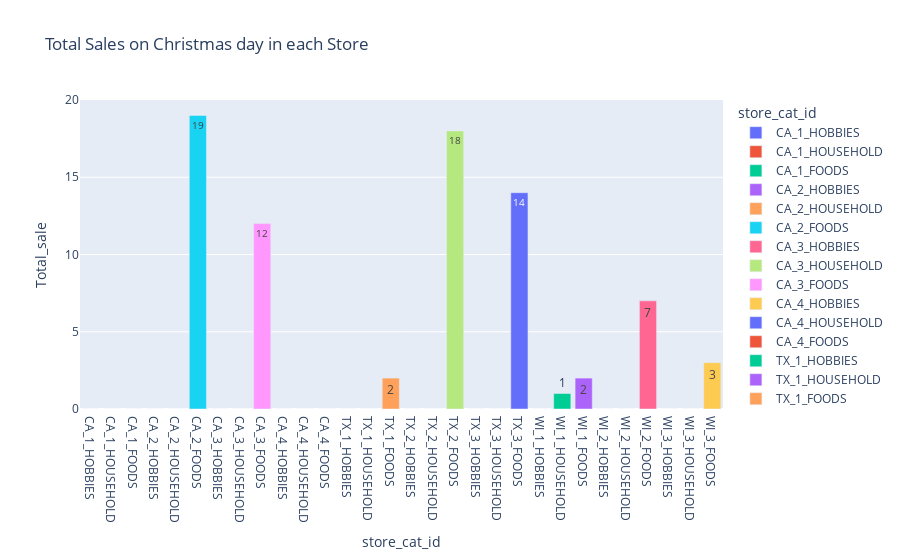

Notebook code cell kept with this figure:
### Code cell
px.bar(temp_dataframe, x="store_cat_id", y="Total_sale", color="store_cat_id", title="Total Sales on Christmas day in each Store ",text='Total_sale')

### Figure 1 — Plotly figure (JSON) as saved in the notebook; plotly's stock layout.template omitted (floating-point values rounded to 4 significant figures)
{"data": [{"alignmentgroup": "True", "hovertemplate": "store_cat_id=%{x}<br>Total_sale=%{text}<extra></extra>", "legendgroup": "CA_1_HOBBIES", "marker": {"color": "#636efa", "pattern": {"shape": ""}}, "name": "CA_1_HOBBIES", "offsetgroup": "CA_1_HOBBIES", "orientation": "v", "showlegend": true, "text": [0], "textposition": "auto", "type": "bar", "x": ["CA_1_HOBBIES"], "xaxis": "x", "y": [0], "yaxis": "y"}, {"alignmentgroup": "True", "hovertemplate": "store_cat_id=%{x}<br>Total_sale=%{text}<extra></extra>", "legendgroup": "CA_1_HOUSEHOLD", "marker": {"color": "#EF553B", "pattern": {"shape": ""}}, "name": "CA_1_HOUSEHOLD", "offsetgroup": "CA_1_HOUSEHOLD", "orientation": "v", "showlegend": true, "text": [0], "textposition": "auto", "type": "bar", "x": ["CA_1_HOUSEHOLD"], "xaxis": "x", "y": [0], "yaxis": "y"}, {"alignmentgroup": "True", "hovertemplate": "store_cat_id=%{x}<br>Total_sale=%{text}<extra></extra>", "legendgroup": "CA_1_FOODS", "marker": {"color": "#00cc96", "pattern": {"shape": ""}}, "name": "CA_1_FOODS", "offsetgroup": "CA_1_FOODS", "orientation": "v", "showlegend": true, "text": [0], "textposition": "auto", "type": "bar", "x": ["CA_1_FOODS"], "xaxis": "x", "y": [0], "yaxis": "y"}, {"alignmentgroup": "True", "hovertemplate": "store_cat_id=%{x}<br>Total_sale=%{text}<extra></extra>", "legendgroup": "CA_2_HOBBIES", "marker": {"color": "#ab63fa", "pattern": {"shape": ""}}, "name": "CA_2_HOBBIES", "offsetgroup": "CA_2_HOBBIES", "orientation": "v", "showlegend": true, "text": [0], "textposition": "auto", "type": "bar", "x": ["CA_2_HOBBIES"], "xaxis": "x", "y": [0], "yaxis": "y"}, {"alignmentgroup": "True", "hovertemplate": "store_cat_id=%{x}<br>Total_sale=%{text}<extra></extra>", "legendgroup": "CA_2_HOUSEHOLD", "marker": {"color": "#FFA15A", "pattern": {"shape": ""}}, "name": "CA_2_HOUSEHOLD", "offsetgroup": "CA_2_HOUSEHOLD", "orientation": "v", "showlegend": true, "text": [0], "textposition": "auto", "type": "bar", "x": ["CA_2_HOUSEHOLD"], "xaxis": "x", "y": [0], "yaxis": "y"}, {"alignmentgroup": "True", "hovertemplate": "store_cat_id=%{x}<br>Total_sale=%{text}<extra></extra>", "legendgroup": "CA_2_FOODS", "marker": {"color": "#19d3f3", "pattern": {"shape": ""}}, "name": "CA_2_FOODS", "offsetgroup": "CA_2_FOODS", "orientation": "v", "showlegend": true, "text": [19], "textposition": "auto", "type": "bar", "x": ["CA_2_FOODS"], "xaxis": "x", "y": [19], "yaxis": "y"}, {"alignmentgroup": "True", "hovertemplate": "store_cat_id=%{x}<br>Total_sale=%{text}<extra></extra>", "legendgroup": "CA_3_HOBBIES", "marker": {"color": "#FF6692", "pattern": {"shape": ""}}, "name": "CA_3_HOBBIES", "offsetgroup": "CA_3_HOBBIES", "orientation": "v", "showlegend": true, "text": [0], "textposition": "auto", "type": "bar", "x": ["CA_3_HOBBIES"], "xaxis": "x", "y": [0], "yaxis": "y"}, {"alignmentgroup": "True", "hovertemplate": "store_cat_id=%{x}<br>Total_sale=%{text}<extra></extra>", "legendgroup": "CA_3_HOUSEHOLD", "marker": {"color": "#B6E880", "pattern": {"shape": ""}}, "name": "CA_3_HOUSEHOLD", "offsetgroup": "CA_3_HOUSEHOLD", "orientation": "v", "showlegend": true, "text": [0], "textposition": "auto", "type": "bar", "x": ["CA_3_HOUSEHOLD"], "xaxis": "x", "y": [0], "yaxis": "y"}, {"alignmentgroup": "True", "hovertemplate": "store_cat_id=%{x}<br>Total_sale=%{text}<extra></extra>", "legendgroup": "CA_3_FOODS", "marker": {"color": "#FF97FF", "pattern": {"shape": ""}}, "name": "CA_3_FOODS", "offsetgroup": "CA_3_FOODS", "orientation": "v", "showlegend": true, "text": [12], "textposition": "auto", "type": "bar", "x": ["CA_3_FOODS"], "xaxis": "x", "y": [12], "yaxis": "y"}, {"alignmentgroup": "True", "hovertemplate": "store_cat_id=%{x}<br>Total_sale=%{text}<extra></extra>", "legendgroup": "CA_4_HOBBIES", "marker": {"color": "#FECB52", "pattern": {"shape": ""}}, "name": "CA_4_HOBBIES", "offsetgroup": "CA_4_HOBBIES", "orientation": "v", "showlegend": true, "text": [0], "textposition": "auto", "type": "bar", "x": ["CA_4_HOBBIES"], "xaxis": "x", "y": [0], "yaxis": "y"}, {"alignmentgroup": "True", "hovertemplate": "store_cat_id=%{x}<br>Total_sale=%{text}<extra></extra>", "legendgroup": "CA_4_HOUSEHOLD", "marker": {"color": "#636efa", "pattern": {"shape": ""}}, "name": "CA_4_HOUSEHOLD", "offsetgroup": "CA_4_HOUSEHOLD", "orientation": "v", "showlegend": true, "text": [0], "textposition": "auto", "type": "bar", "x": ["CA_4_HOUSEHOLD"], "xaxis": "x", "y": [0], "yaxis": "y"}, {"alignmentgroup": "True", "hovertemplate": "store_cat_id=%{x}<br>Total_sale=%{text}<extra></extra>", "legendgroup": "CA_4_FOODS", "marker": {"color": "#EF553B", "pattern": {"shape": ""}}, "name": "CA_4_FOODS", "offsetgroup": "CA_4_FOODS", "orientation": "v", "showlegend": true, "text": [0], "textposition": "auto", "type": "bar", "x": ["CA_4_FOODS"], "xaxis": "x", "y": [0], "yaxis": "y"}, {"alignmentgroup": "True", "hovertemplate": "store_cat_id=%{x}<br>Total_sale=%{text}<extra></extra>", "legendgroup": "TX_1_HOBBIES", "marker": {"color": "#00cc96", "pattern": {"shape": ""}}, "name": "TX_1_HOBBIES", "offsetgroup": "TX_1_HOBBIES", "orientation": "v", "showlegend": true, "text": [0], "textposition": "auto", "type": "bar", "x": ["TX_1_HOBBIES"], "xaxis": "x", "y": [0], "yaxis": "y"}, {"alignmentgroup": "True", "hovertemplate": "store_cat_id=%{x}<br>Total_sale=%{text}<extra></extra>", "legendgroup": "TX_1_HOUSEHOLD", "marker": {"color": "#ab63fa", "pattern": {"shape": ""}}, "name": "TX_1_HOUSEHOLD", "offsetgroup": "TX_1_HOUSEHOLD", "orientation": "v", "showlegend": true, "text": [0], "textposition": "auto", "type": "bar", "x": ["TX_1_HOUSEHOLD"], "xaxis": "x", "y": [0], "yaxis": "y"}, {"alignmentgroup": "True", "hovertemplate": "store_cat_id=%{x}<br>Total_sale=%{text}<extra></extra>", "legendgroup": "TX_1_FOODS", "marker": {"color": "#FFA15A", "pattern": {"shape": ""}}, "name": "TX_1_FOODS", "offsetgroup": "TX_1_FOODS", "orientation": "v", "showlegend": true, "text": [2], "textposition": "auto", "type": "bar", "x": ["TX_1_FOODS"], "xaxis": "x", "y": [2], "yaxis": "y"}, {"alignmentgroup": "True", "hovertemplate": "store_cat_id=%{x}<br>Total_sale=%{text}<extra></extra>", "legendgroup": "TX_2_HOBBIES", "marker": {"color": "#19d3f3", "pattern": {"shape": ""}}, "name": "TX_2_HOBBIES", "offsetgroup": "TX_2_HOBBIES", "orientation": "v", "showlegend": true, "text": [0], "textposition": "auto", "type": "bar", "x": ["TX_2_HOBBIES"], "xaxis": "x", "y": [0], "yaxis": "y"}, {"alignmentgroup": "True", "hovertemplate": "store_cat_id=%{x}<br>Total_sale=%{text}<extra></extra>", "legendgroup": "TX_2_HOUSEHOLD", "marker": {"color": "#FF6692", "pattern": {"shape": ""}}, "name": "TX_2_HOUSEHOLD", "offsetgroup": "TX_2_HOUSEHOLD", "orientation": "v", "showlegend": true, "text": [0], "textposition": "auto", "type": "bar", "x": ["TX_2_HOUSEHOLD"], "xaxis": "x", "y": [0], "yaxis": "y"}, {"alignmentgroup": "True", "hovertemplate": "store_cat_id=%{x}<br>Total_sale=%{text}<extra></extra>", "legendgroup": "TX_2_FOODS", "marker": {"color": "#B6E880", "pattern": {"shape": ""}}, "name": "TX_2_FOODS", "offsetgroup": "TX_2_FOODS", "orientation": "v", "showlegend": true, "text": [18], "textposition": "auto", "type": "bar", "x": ["TX_2_FOODS"], "xaxis": "x", "y": [18], "yaxis": "y"}, {"alignmentgroup": "True", "hovertemplate": "store_cat_id=%{x}<br>Total_sale=%{text}<extra></extra>", "legendgroup": "TX_3_HOBBIES", "marker": {"color": "#FF97FF", "pattern": {"shape": ""}}, "name": "TX_3_HOBBIES", "offsetgroup": "TX_3_HOBBIES", "orientation": "v", "showlegend": true, "text": [0], "textposition": "auto", "type": "bar", "x": ["TX_3_HOBBIES"], "xaxis": "x", "y": [0], "yaxis": "y"}, {"alignmentgroup": "True", "hovertemplate": "store_cat_id=%{x}<br>Total_sale=%{text}<extra></extra>", "legendgroup": "TX_3_HOUSEHOLD", "marker": {"color": "#FECB52", "pattern": {"shape": ""}}, "name": "TX_3_HOUSEHOLD", "offsetgroup": "TX_3_HOUSEHOLD", "orientation": "v", "showlegend": true, "text": [0], "textposition": "auto", "type": "bar", "x": ["TX_3_HOUSEHOLD"], "xaxis": "x", "y": [0], "yaxis": "y"}, {"alignmentgroup": "True", "hovertemplate": "store_cat_id=%{x}<br>Total_sale=%{text}<extra></extra>", "legendgroup": "TX_3_FOODS", "marker": {"color": "#636efa", "pattern": {"shape": ""}}, "name": "TX_3_FOODS", "offsetgroup": "TX_3_FOODS", "orientation": "v", "showlegend": true, "text": [14], "textposition": "auto", "type": "bar", "x": ["TX_3_FOODS"], "xaxis": "x", "y": [14], "yaxis": "y"}, {"alignmentgroup": "True", "hovertemplate": "store_cat_id=%{x}<br>Total_sale=%{text}<extra></extra>", "legendgroup": "WI_1_HOBBIES", "marker": {"color": "#EF553B", "pattern": {"shape": ""}}, "name": "WI_1_HOBBIES", "offsetgroup": "WI_1_HOBBIES", "orientation": "v", "showlegend": true, "text": [0], "textposition": "auto", "type": "bar", "x": ["WI_1_HOBBIES"], "xaxis": "x", "y": [0], "yaxis": "y"}, {"alignmentgroup": "True", "hovertemplate": "store_cat_id=%{x}<br>Total_sale=%{text}<extra></extra>", "legendgroup": "WI_1_HOUSEHOLD", "marker": {"color": "#00cc96", "pattern": {"shape": ""}}, "name": "WI_1_HOUSEHOLD", "offsetgroup": "WI_1_HOUSEHOLD", "orientation": "v", "showlegend": true, "text": [1], "textposition": "auto", "type": "bar", "x": ["WI_1_HOUSEHOLD"], "xaxis": "x", "y": [1], "yaxis": "y"}, {"alignmentgroup": "True", "hovertemplate": "store_cat_id=%{x}<br>Total_sale=%{text}<extra></extra>", "legendgroup": "WI_1_FOODS", "marker": {"color": "#ab63fa", "pattern": {"shape": ""}}, "name": "WI_1_FOODS", "offsetgroup": "WI_1_FOODS", "orientation": "v", "showlegend": true, "text": [2], "textposition": "auto", "type": "bar", "x": ["WI_1_FOODS"], "xaxis": "x", "y": [2], "yaxis": "y"}, {"alignmentgroup": "True", "hovertemplate": "store_cat_id=%{x}<br>Total_sale=%{text}<extra></extra>", "legendgroup": "WI_2_HOBBIES", "marker": {"color": "#FFA15A", "pattern": {"shape": ""}}, "name": "WI_2_HOBBIES", "offsetgroup": "WI_2_HOBBIES", "orientation": "v", "showlegend": true, "text": [0], "textposition": "auto", "type": "bar", "x": ["WI_2_HOBBIES"], "xaxis": "x", "y": [0], "yaxis": "y"}, {"alignmentgroup": "True", "hovertemplate": "store_cat_id=%{x}<br>Total_sale=%{text}<extra></extra>", "legendgroup": "WI_2_HOUSEHOLD", "marker": {"color": "#19d3f3", "pattern": {"shape": ""}}, "name": "WI_2_HOUSEHOLD", "offsetgroup": "WI_2_HOUSEHOLD", "orientation": "v", "showlegend": true, "text": [0], "textposition": "auto", "type": "bar", "x": ["WI_2_HOUSEHOLD"], "xaxis": "x", "y": [0], "yaxis": "y"}, {"alignmentgroup": "True", "hovertemplate": "store_cat_id=%{x}<br>Total_sale=%{text}<extra></extra>", "legendgroup": "WI_2_FOODS", "marker": {"color": "#FF6692", "pattern": {"shape": ""}}, "name": "WI_2_FOODS", "offsetgroup": "WI_2_FOODS", "orientation": "v", "showlegend": true, "text": [7], "textposition": "auto", "type": "bar", "x": ["WI_2_FOODS"], "xaxis": "x", "y": [7], "yaxis": "y"}, {"alignmentgroup": "True", "hovertemplate": "store_cat_id=%{x}<br>Total_sale=%{text}<extra></extra>", "legendgroup": "WI_3_HOBBIES", "marker": {"color": "#B6E880", "pattern": {"shape": ""}}, "name": "WI_3_HOBBIES", "offsetgroup": "WI_3_HOBBIES", "orientation": "v", "showlegend": true, "text": [0], "textposition": "auto", "type": "bar", "x": ["WI_3_HOBBIES"], "xaxis": "x", "y": [0], "yaxis": "y"}, {"alignmentgroup": "True", "hovertemplate": "store_cat_id=%{x}<br>Total_sale=%{text}<extra></extra>", "legendgroup": "WI_3_HOUSEHOLD", "marker": {"color": "#FF97FF", "pattern": {"shape": ""}}, "name": "WI_3_HOUSEHOLD", "offsetgroup": "WI_3_HOUSEHOLD", "orientation": "v", "showlegend": true, "text": [0], "textposition": "auto", "type": "bar", "x": ["WI_3_HOUSEHOLD"], "xaxis": "x", "y": [0], "yaxis": "y"}, {"alignmentgroup": "True", "hovertemplate": "store_cat_id=%{x}<br>Total_sale=%{text}<extra></extra>", "legendgroup": "WI_3_FOODS", "marker": {"color": "#FECB52", "pattern": {"shape": ""}}, "name": "WI_3_FOODS", "offsetgroup": "WI_3_FOODS", "orientation": "v", "showlegend": true, "text": [3], "textposition": "auto", "type": "bar", "x": ["WI_3_FOODS"], "xaxis": "x", "y": [3], "yaxis": "y"}], "layout": {"barmode": "relative", "legend": {"title": {"text": "store_cat_id"}, "tracegroupgap": 0}, "title": {"text": "Total Sales on Christmas day in each Store "}, "xaxis": {"anchor": "y", "categoryarray": ["CA_1_HOBBIES", "CA_1_HOUSEHOLD", "CA_1_FOODS", "CA_2_HOBBIES", "CA_2_HOUSEHOLD", "CA_2_FOODS", "CA_3_HOBBIES", "CA_3_HOUSEHOLD", "CA_3_FOODS", "CA_4_HOBBIES", "CA_4_HOUSEHOLD", "CA_4_FOODS", "TX_1_HOBBIES", "TX_1_HOUSEHOLD", "TX_1_FOODS", "TX_2_HOBBIES", "TX_2_HOUSEHOLD", "TX_2_FOODS", "TX_3_HOBBIES", "TX_3_HOUSEHOLD", "TX_3_FOODS", "WI_1_HOBBIES", "WI_1_HOUSEHOLD", "WI_1_FOODS", "WI_2_HOBBIES", "WI_2_HOUSEHOLD", "WI_2_FOODS", "WI_3_HOBBIES", "WI_3_HOUSEHOLD", "WI_3_FOODS"], "categoryorder": "array", "domain": [0, 1], "title": {"text": "store_cat_id"}}, "yaxis": {"anchor": "x", "domain": [0, 1], "title": {"text": "Total_sale"}}}}
